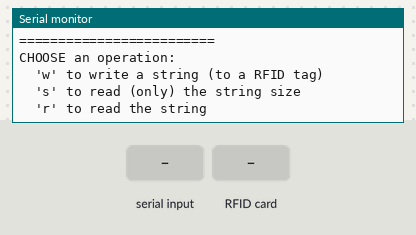
This sketch was run on a simulated ESP8266 (NodeMCU). Parts: the last lines printed to the serial monitor. Inputs (shaded band) come from the test bench.

Above: at 1.2 s.
1.3 s: "w" received over Serial
At 1.9 s:
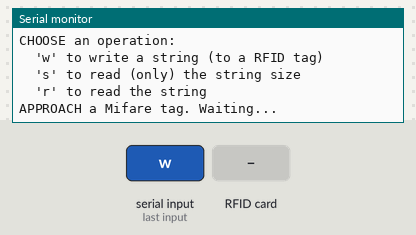
2.8 s: RFID card 5E 7A 19 C4 held to the reader
At 3.6 s:
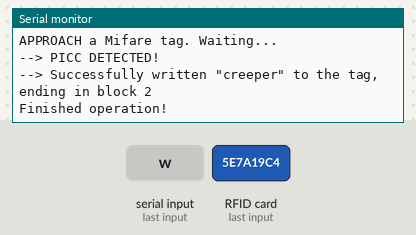

Measured:
- after the input at 1.3 s, the serial monitor: prints a new line at once (image 1)
- after the input at 2.8 s, the serial monitor: prints a new line after 0.06 s (image 2)

The sketch:

NFC_debug.ino
```cpp
#include "EasyMFRC522.h"

/**
 * ----------------------------------------------------------------------------
 * Easy MFRC522 library - Labeled Data - Example #1
 * (Further information: https://github.com/pablo-sampaio/easy_mfrc522)
 *
 * -----------------------------------------
 * Minimal example of reading/writing data chunks of arbitrary length (possibly
 * spanning multiple sectors) using labeled read/write operations.
 *
 * Labeled operations allows reading data without knowing previously its exact size
 * (in the tag). Also allows one to query if the data chunk exists or its size.
 *
 * Hardware: you need an Arduino or Esp8266 connected to a MFRC522 reader, and
 * at least one Mifare Classic card/tag.
 *
 * -----------------------------------------
 * Pin layout used (where * indicates configurable pin):
 * -----------------------------------------
 * MFRC522      Arduino       NodeMCU
 * Reader       Uno           Esp8266
 * Pin          Pin           Pin
 * -----------------------------------------
 * SDA(SS)      4*            D4*
 * SCK          13            D5
 * MOSI         11            D7
 * MISO         12            D6
 * RST          3*            D3*
 * NC(IRQ)      not used      not used
 * 3.3V         3.3V          3V
 * GND          GND           GND
 * -----------------------------------------
 * Other boards: connect the non-configurable pins to the corresponding
 * SPI-related pins (MISO, MOSI). Connect the configurable pins to any
 * general-purpose IO digital ports and adjust the declaration below.
 * --------------------------------------------------------------------------
 */

#define MAX_STRING_SIZE 100  // size of the char array that will be written to the tag
#define BLOCK 1              // initial block, from where the data will be stored in the tag

EasyMFRC522 rfidReader(D4, D3); //the Mifare sensor, with the SDA and RST pins given
                                //the default (factory) keys A and B are used (or used setKeys to change)

// printf-style function for serial output
void printfSerial(const char *fmt, ...);


/**
 * In the Arduino framework, this function is called once to initialize whatever you need.
 */
void setup() {
  Serial.begin(9600);
  Serial.setTimeout(20000); // to wait for up to 20s in "read" functions
  while (!Serial)
    ;

  // you must call this initialization function!
  rfidReader.init();
}


/**
 * In the Arduino framework, this function is called repeatedly.
 */
void loop() {
  Serial.println("========================="); Serial.println();
  Serial.println("CHOOSE an operation: ");
  Serial.println("  'w' to write a string (to a RFID tag)");
  Serial.println("  's' to read (only) the string size");
  Serial.println("  'r' to read the string");

  while (Serial.available() == 0) // waits for incoming data
    ;

  char option = Serial.read();

  Serial.println();
  Serial.println("APPROACH a Mifare tag. Waiting...");

  bool success;
  do {
    // returns true if a Mifare tag is detected
    success = rfidReader.detectTag();
    delay(50); //0.05s
  } while (!success);

  Serial.println("--> PICC DETECTED!");

  int result;
  char stringBuffer[MAX_STRING_SIZE];

  if (option == 'w') {
    strcpy(stringBuffer, "creeper");  // you may try a different string here, with LESS than MAX_STRING_SIZE characters
    int stringSize = strlen(stringBuffer);

    // starting from tag's block #1, writes a data chunk labeled "mylabel", with its content given by stringBuffer, of stringSize+1 bytes (because of the trailing 0 in strings)
    result = rfidReader.writeFile(BLOCK, "mylabel", (byte*)stringBuffer, stringSize+1);

    if (result >= 0) {
      printfSerial("--> Successfully written \"%s\" to the tag, ending in block %d\n", stringBuffer, result);
    } else {
      printfSerial("--> Error writing to the tag: %d\n", result);
    }

  } else if (option == 's') {
    // queries if a data chunk labeled "mylabel" is stored in block #1 (as initial block)
    result = rfidReader.readFileSize(BLOCK, "mylabel");

    if (result >= 0) {
      printfSerial("--> Size of data chunk found in the tag: %d bytes\n", result);
    } else {
      printfSerial("--> Error reading the tag (%d)! Probably there is no data with the given label in the given block.\n", result);
    }

  } else if (option == 'r') {
    // starting from block #1, reads the data chunk labeled "mylabel", filling in the given buffer with the data
    result = rfidReader.readFile(BLOCK, "mylabel", (byte*)stringBuffer, MAX_STRING_SIZE);

    stringBuffer[MAX_STRING_SIZE-1] = 0;   // for safety; in case the string was stored without a \0 in the end
                                           // (would not happen in this example, but it is a good practice when reading strings)

    if (result >= 0) { // non-negative values indicate success, while negative ones indicate error
      printfSerial("--> String data retrieved: \"%s\" (bytes: %d)\n", stringBuffer, result);
    } else {
      printfSerial("--> Error reading the tag (%d)! Probably there is no data labeled \"mylabel\".\n", result);
    }

  }

  while (Serial.available() > 0) {  // clear "garbage" input from serial
    Serial.read();
  }

  // call this after doing all desired operations in the tag
  rfidReader.unselectMifareTag();

  Serial.println();
  Serial.println("Finished operation!");
  Serial.println();
  delay(3000);
}


/**
 * this function is a substitute  toSerial.printf() function, which was used in the
 * first versions of this library, but seems to be unavailable for some operating systems.
 */
void printfSerial(const char *fmt, ...) {
  char buf[128];
  va_list args;
  va_start(args, fmt);
  vsnprintf(buf, sizeof(buf), fmt, args);
  va_end(args);
  Serial.print(buf);
}
```
